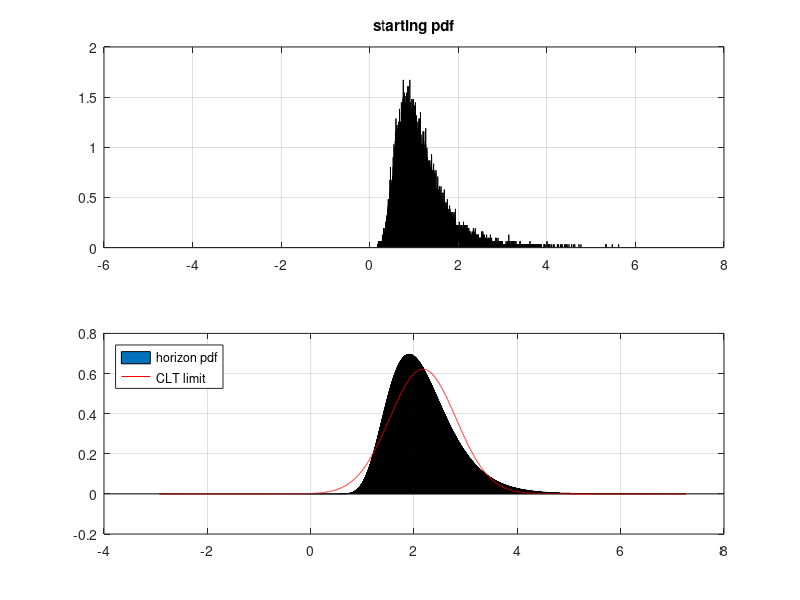
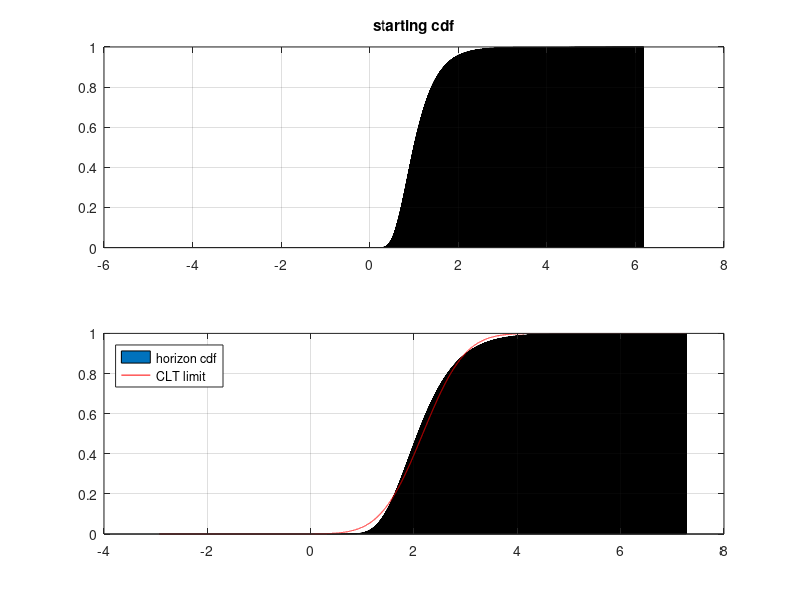

These charts were generated, in order, by the following MATLAB code:
% this script performs the horizon projection of an invariant whose
% fully generic distribution is represented in terms of simulations/historical realizations
% see "Risk and Asset Allocation"-Springer (2005), by A. Meucci
% a detailed proof of the steps below can be found 
% at www.symmys.com > Book > Dowloads > Technical Appendices > Ch 3.7 "Numerical Market Projection"

clc; close all; clear;
%%%%%%%%%%%%%%%%%%%%%%%%%%%%%%%%%%%%%%%%%%%%%%%%%%%%%%%%%%%%%%%%%%%%%%%%%%%%%%%%%%%%%%%%%%%%%%%%%%%%%%%%%%%%%%%
T=2; % multiple of the estimation period to the investment horizon 
N=2^15; % coarseness level

%%%%%%%%%%%%%%%%%%%%%%%%%%%%%%%%%%%%%%%%%%%%%%%%%%%%%%%%%%%%%%%%%%%%%%%%%%%%%%%%%%%%%%%%%%%%%%%%%%%%%%%%%%%%%%%%
% input distribution
NumSimul=100000;
%X = normrnd(0,1,NumSimul,1);
%X = trnd(6,NumSimul,1);
X = lognrnd(0,.4,NumSimul,1);
%X = betarnd(1.1,1,NumSimul,1);

%%%%%%%%%%%%%%%%%%%%%%%%%%%%%%%%%%%%%%%%%%%%%%%%%%%%%%%%%%%%%%%%%%%%%%%%%%%%%%%%%%%%%%%%%%%%%%%%%%%%%%%%%%%%%%%%
% standardize distribution
m=mean(X);
s=std(X);
Y=(X-m)/s;

% discretized initial pdf (standardized)
a=-norminv(10^(-15),0,sqrt(T));
h=2*a/N;
Xi=[-a+h : h : a]';
x=Xi+h/2;   

NumPerBin=hist(Y,x);
f = 1/h * NumPerBin'/NumSimul;
f(N) = 1/h * (   NumSimul-sum(NumPerBin(1:end-1))   )/NumSimul;

% discretized characteristic function
Phi=fft(f);                     

% projection of discretized characteristic function
Signs=(-1).^([0:N-1]'*(T-1));   
Phi_T=h^(T-1)*Signs.*(Phi.^T);

% horizon discretized pdf (standardized)
f_T=ifft(Phi_T);

%%%%%%%%%%%%%%%%%%%%%%%%%%%%%%%%%%%%%%%%%%%%%%%%%%%%%%%%%%%%%%%%%%%%%%%%%%%%%%%%%%%%%%%%%%%%%%%%%%%%%%%%%%%%
% non-standardized initial pdf 
X_Start=m+s*Xi;
f_Start=f/s;
F_Start=h*cumsum(f_Start*s);

% non-standardized horizon pdf and cdf
x_Hor=m*T+s*Xi;
f_Hor=f_T/s;
F_Hor=h*cumsum(f_Hor*s);

%%%%%%%%%%%%%%%%%%%%%%%%%%%%%%%%%%%%%%%%%%%%%%%%%%%%%%%%%%%%%%%%%%%%%%%%%%%%%%%%%%%%%%%%%%%%%%%%%%%%%%%%%%%%
% plots
%%%%%%%%%%%%%%%%%%%%%%%%%%%%%%%%%%%%%%%%%%%%%%%%%%%%%%%%%%%%%%%%%%%%%%%%%%%%%%%%%%%%%%%%%%%%%%%%%%%%%%%%%%%%
figure

subplot(2,1,1)
u=bar(X_Start,f_Start);
grid on
title('starting pdf')

subplot(2,1,2)
u=bar(x_Hor,f_Hor);
hold on
y=normpdf(x_Hor,m*T,s*sqrt(T));
u=plot(x_Hor,y,'r');
grid on 
legend('horizon pdf','CLT limit','location','northwest')

figure

subplot(2,1,1)
u=bar(X_Start,F_Start);
grid on
title('starting cdf')

subplot(2,1,2)
u=bar(x_Hor,F_Hor);
hold on
y=normcdf(x_Hor,m*T,s*sqrt(T));
u=plot(x_Hor,y,'r');
grid on 
legend('horizon cdf','CLT limit','location','northwest')
